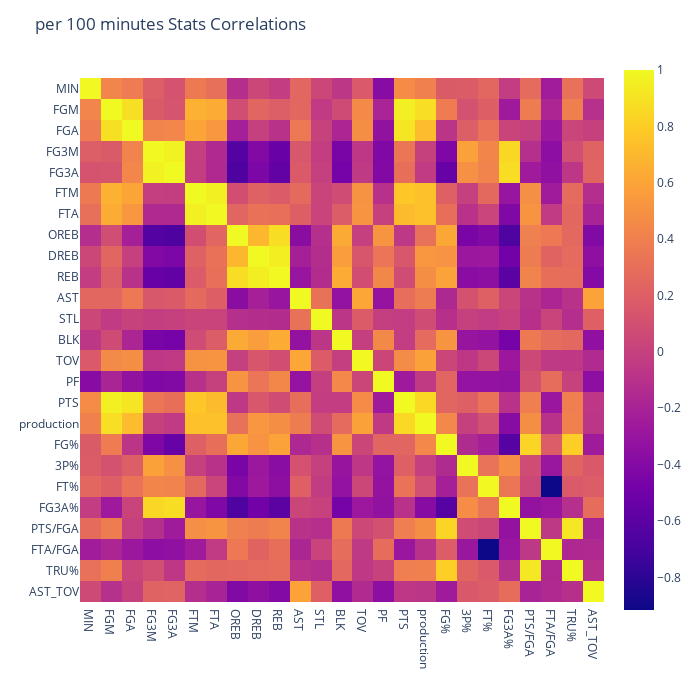

The cell this chart's notebook holds for it:
### Code cell
fig = px.imshow(data_per_min_100_corr.corr(), height=700, width=700)
fig.update_layout(title='per 100 minutes Stats Correlations')
fig.show()

### Figure 1 — Plotly figure (JSON) as saved in the notebook; plotly's stock layout.template omitted (floating-point values rounded to 4 significant figures; data arrays with more than 128 entries replaced by an {"elided": "..."} marker saying what was removed)
{"data": [{"coloraxis": "coloraxis", "hovertemplate": "x: %{x}<br>y: %{y}<br>color: %{z}<extra></extra>", "name": "0", "type": "heatmap", "x": ["MIN", "FGM", "FGA", "FG3M", "FG3A", "FTM", "FTA", "OREB", "DREB", "REB", "AST", "STL", "BLK", "TOV", "PF", "PTS", "production", "FG%", "3P%", "FT%", "FG3A%", "PTS/FGA", "FTA/FGA", "TRU%", "AST_TOV"], "xaxis": "x", "y": ["MIN", "FGM", "FGA", "FG3M", "FG3A", "FTM", "FTA", "OREB", "DREB", "REB", "AST", "STL", "BLK", "TOV", "PF", "PTS", "production", "FG%", "3P%", "FT%", "FG3A%", "PTS/FGA", "FTA/FGA", "TRU%", "AST_TOV"], "yaxis": "y", "z": {"elided": "25x25 float values"}}], "layout": {"coloraxis": {"colorscale": [[0, "#0d0887"], [0.1111, "#46039f"], [0.2222, "#7201a8"], [0.3333, "#9c179e"], [0.4444, "#bd3786"], [0.5556, "#d8576b"], [0.6667, "#ed7953"], [0.7778, "#fb9f3a"], [0.8889, "#fdca26"], [1, "#f0f921"]]}, "height": 700, "margin": {"t": 60}, "title": {"text": "per 100 minutes Stats Correlations"}, "width": 700, "xaxis": {"anchor": "y", "constrain": "domain", "domain": [0, 1], "scaleanchor": "y"}, "yaxis": {"anchor": "x", "autorange": "reversed", "constrain": "domain", "domain": [0, 1]}}}
